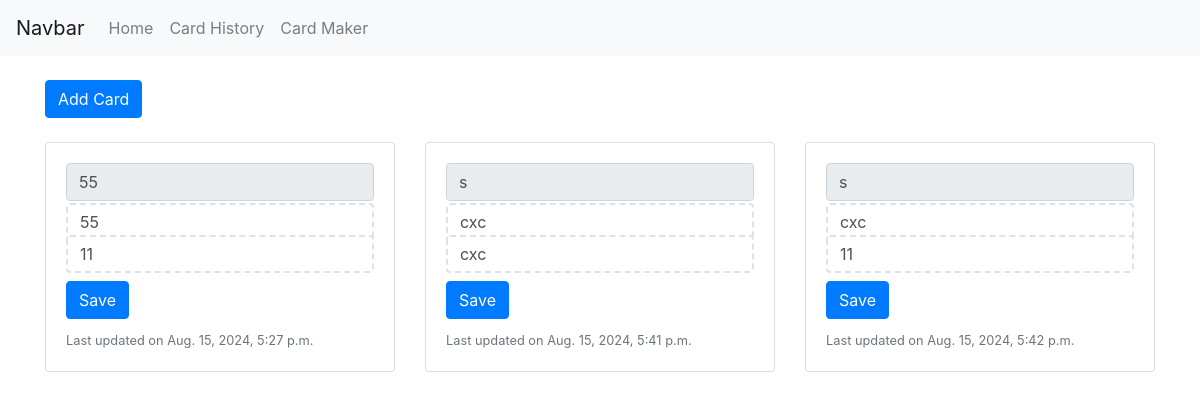
The app's page /card-manager/ with its own data.
### test1/models.py (models this page shows, shortened)
class Card(models.Model):
    title = models.CharField(max_length=255, blank=True, null=True)
    subheading_1 = models.CharField(max_length=255, blank=True, null=True)
    subheading_2 = models.CharField(max_length=255, blank=True, null=True)
    date_updated = models.DateTimeField(auto_now=True, null=True) # Automatically set to now on save

### test1/views.py (the view)
# urls.py: path('card-manager/', card_manager, name='card_manager'),
def card_manager(request):
    cards = Card.objects.all()  # Fetch all card instances from the database
    return render(request, 'card_manager.html', {'cards': cards})

### test1/templates/card_manager.html (shortened to what this page needs)
<!DOCTYPE html>
<html lang="en">
<head>
    <link href="https://stackpath.bootstrapcdn.com/bootstrap/4.5.2/css/bootstrap.min.css" rel="stylesheet">
</head>
<body>
    <nav class="navbar navbar-expand-lg navbar-light bg-light">
        <a class="navbar-brand" href="#">Navbar</a>
        <div class="collapse navbar-collapse" id="navbarNav">
            <ul class="navbar-nav">
                <li class="nav-item">
                    <a class="nav-link" href="{% url 'card_manager' %}">Home</a>
                </li>
                <li class="nav-item">
                    <a class="nav-link" href="{% url 'card_history' %}">Card History</a>
                </li>
                <li class="nav-item">
                    <a class="nav-link" href="{% url 'card_manager' %}">Card Maker</a>
                </li>
            </ul>
        </div>
    </nav>
    <div class="container mt-4">
        <button id="addCardBtn" class="btn btn-primary mb-4">Add Card</button>
        <div id="cardContainer" class="row">
            {% for card in cards %}
                <div class="col-md-4 mb-4 card-container">
                    <div class="card" id="card-{{ card.id }}">
                        <div class="card-body" ondrop="drop(event)" ondragover="allowDrop(event)">
                            <input type="text" class="form-control card-title mb-2" value="{{ card.title }}" readonly>
                            <input type="text" class="form-control card-subtitle draggable droppable" id="subtitle-{{ card.id }}-1" value="{{ card.subheading_1 }}" draggable="true" ondragstart="drag(event)" ondrop="drop(event)" ondragover="allowDrop(event)">
                            <input type="text" class="form-control card-subtitle draggable droppable" id="subtitle-{{ card.id }}-2" value="{{ card.subheading_2 }}" draggable="true" ondragstart="drag(event)" ondrop="drop(event)" ondragover="allowDrop(event)">
                            <button class="btn btn-primary mt-2" onclick="saveCardContent(event)">Save</button>
                            <p class="card-text mt-2"><small class="text-muted">Last updated on {{ card.date_updated }}</small></p>
                        </div>
                    </div>
                </div>
            {% empty %}
                <div class="col-12">
                    <p>No cards available.</p>
                </div>
            {% endfor %}
        </div>
    </div>
</body>
</html>

### test1/templates/card_manager.html (style rules this page uses)
.draggable { cursor: move; }
.droppable { border: 2px dashed #dee2e6; }

### records on screen
Card: title "55", subheading_1 "55", subheading_2 "11", date_updated "Aug. 15, 2024, 5:27 p.m."
Card: title "s", subheading_1 "cxc", subheading_2 "cxc", date_updated "Aug. 15, 2024, 5:41 p.m."
Card: title "s", subheading_1 "cxc", subheading_2 "11", date_updated "Aug. 15, 2024, 5:42 p.m."
